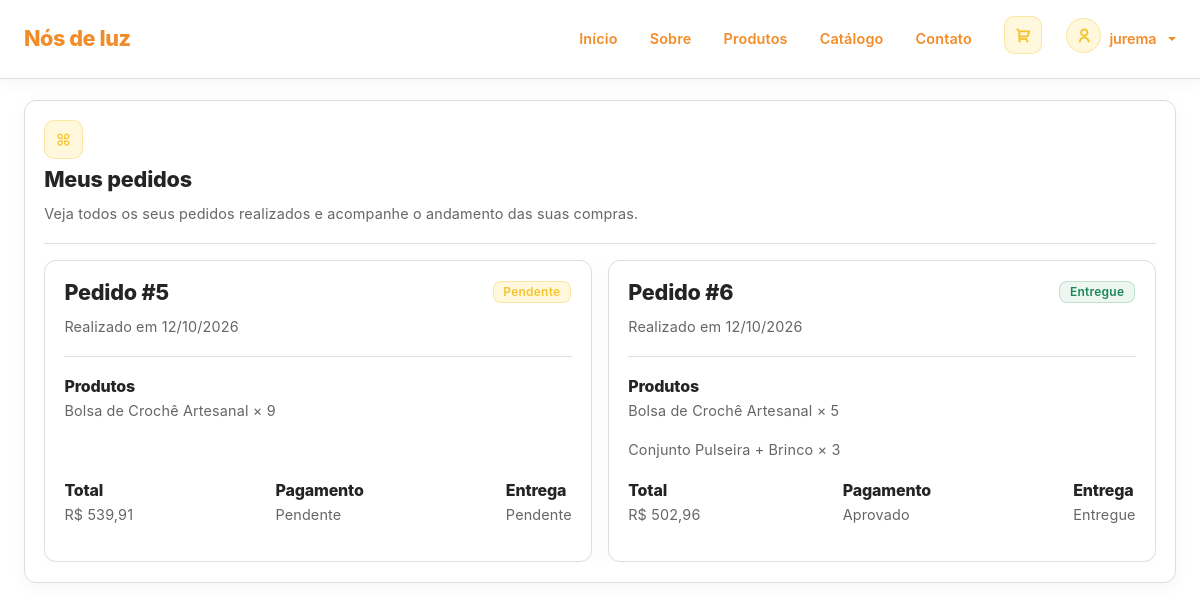
Screenshot of /account/orders.php (signed in) with the database file from the repository.
### tables this page shows
CREATE TABLE `orders` (
  `id` int(11) NOT NULL,
  `user_id` int(11) NOT NULL,
  `total` decimal(10,2) NOT NULL,
  `payment_status` enum('Pendente','Aprovado','Recusado') NOT NULL DEFAULT 'Pendente',
  `order_status` enum('Pendente','Preparando','Enviado','Entregue','Cancelado') NOT NULL DEFAULT 'Pendente',
  `date_register` datetime NOT NULL DEFAULT current_timestamp()
);

CREATE TABLE `orders_items` (
  `id` int(11) NOT NULL,
  `order_id` int(11) NOT NULL,
  `product_id` int(11) NOT NULL,
  `quantity` int(11) NOT NULL,
  `price` decimal(10,2) NOT NULL
);

CREATE TABLE `products` (
  `id` int(11) NOT NULL,
  `name` varchar(250) NOT NULL,
  `quantity` int(11) NOT NULL DEFAULT 0,
  `price` decimal(10,2) NOT NULL,
  `description` text NOT NULL,
  `image` varchar(256) NOT NULL,
  `category` varchar(50) NOT NULL
);

### account/orders.php (the view, shortened to what this page needs)
<?php
require_once BASE_PATH . '/app/middleware/auth.php';
require_once BASE_PATH . '/components/layout/head.php';
require_once BASE_PATH . '/components/layout/header.php';
$sql = "SELECT * FROM orders WHERE user_id = ?";
$stmt = mysqli_prepare($conn, $sql);
mysqli_stmt_bind_param($stmt, "i", $_SESSION['id']);
mysqli_stmt_execute($stmt);
$result = mysqli_stmt_get_result($stmt);
?>
<div class="custom-main-container section-spacer">
    <div class="row g-3">
        <div class="col-12">
            <div class="card no-hover">
                <div class="card-body">
                    <div class="icon-box">
                        <i class="ri-apps-line"></i>
                    </div>
                    <h3 class="card-title">Meus Pedidos</h3>
                    <p>Veja todos os seus pedidos realizados e acompanhe o andamento das suas compras.</p>
                    <hr>
                    <div class="projects-list overflow-x-hidden">
                        <div class="row g-3">
                            <?php if (mysqli_num_rows($result) > 0): ?>
                                <?php while ($order = mysqli_fetch_assoc($result)): ?>
                                    <?php
                                    $sql_items = "
                                        SELECT oi.product_id, oi.quantity, oi.price, p.name
                                        FROM orders_items oi
                                        INNER JOIN products p ON p.id = oi.product_id
                                        WHERE oi.order_id = ?
                                    ";
                                    $stmt_items = mysqli_prepare($conn, $sql_items);
                                    mysqli_stmt_bind_param($stmt_items, "i", $order['id']);
                                    mysqli_stmt_execute($stmt_items);
                                    $items = mysqli_stmt_get_result($stmt_items);
                                    ?>
                                    <div class="col-12 col-md-6">
                                        <div class="card no-hover h-100">
                                            <div class="card-body d-flex flex-column">
                                                <div>
                                                    <h3 class="card-title">
                                                        Pedido #<?= (int) $order['id'] ?>
                                                    </h3>
                                                    <p>
                                                        Realizado em
                                                        <?= date(
                                                            'd/m/Y',
                                                            strtotime($order['date_register'])
                                                        ) ?>
                                                    </p>
                                                    <hr>
                                                </div>
                                                <div>
                                                    <span class="span-highlight">Produtos</span>
                                                    <?php if (mysqli_num_rows($items) > 0): ?>
                                                        <?php while ($item = mysqli_fetch_assoc($items)): ?>
                                                            <p>
                                                                <?= htmlspecialchars($item['name']) ?>
                                                                × <?= (int) $item['quantity'] ?>
                                                            </p>
                                                        <?php endwhile; ?>
                                                    <?php else: ?>
                                                        <p>Nenhum produto encontrado.</p>
                                                    <?php endif; ?>
                                                </div>
                                                    <div class="d-flex flex-wrap gap-3 justify-content-between mt-auto">
                                                        <div>
                                                            <span class="span-highlight">Total</span>
                                                            <p>
                                                                R$ <?= number_format(
                                                                    (float) $order['total'],
                                                                    2,
                                                                    ',',
                                                                    '.'
                                                                ) ?>
                                                            </p>
                                                        </div>
                                                        <div>
                                                            <span class="span-highlight">Pagamento</span>
                                                            <p>
                                                                <?= htmlspecialchars($order['payment_status']) ?>
                                                            </p>
                                                        </div>
                                                        <div>
                                                            <span class="span-highlight">Entrega</span>
                                                            <p>
                                                                <?= htmlspecialchars($order['order_status']) ?>
                                                            </p>
                                                        </div>
                                                    </div>
                                                    <?php
                                                    $status = $order['order_status'];
                                                    $badgeClass = match ($status) {
                                                        'Entregue'   => 'green',
                                                        'Preparando' => 'yellow',
                                                        'Pendente'   => 'yellow',
                                                        'Cancelado'  => 'red',
                                                        default      => 'secondary'
                                                    };
                                                    ?>
                                                    <span class="badge secondary top <?= $badgeClass ?>">
                                                        <?= htmlspecialchars($status) ?>
                                                    </span>
                                                </div>
                                            </div>
                                        </div>
                                    <?php endwhile; ?>
                                <?php else: ?>
                                    <div class="col-12">
                                        <p>Você ainda não realizou nenhum pedido.</p>
                                    </div>
                                <?php endif; ?>
                        </div>
                    </div>
                </div>
            </div>
        </div>
    </div>
</div>

### assets/css/index.css (style rules this page uses)
* { padding: 0; margin: 0; box-sizing: border-box; list-style: none; }
:root { --color-primary: #f4c430; --color-primary-hover: #ddb01f; --color-primary-light: #fff8dc; --color-orange: #f28c28; --color-orange-hover: #df7815; --color-orange-light: #fff0df; --color-background: #ffffff; --color-background-soft: #fafafa; --color-section: #f6f6f6; --color-card: #ffffff; --color-border: #dddddd; --color-border-light: #eeeeee; --color-title: #242424; --color-text: #666666; --color-muted: #999999; --navbar-background: #f7f7f7; --navbar-border: #dddddd; --footer-background: #000000; --footer-text: #dddddd; --color-input: #ffffff; --color-primary-border: #f4c43055; --color-primary-background: #fff8dc; --color-success: #198754; --color-success-border: #19875433; --color-success-background: #19875414; --color-danger: #ff5441; --color-danger-border: #ff544133; --color-danger-background: #ff544114; --font-family: "Inter", Arial, Helvetica, sans-serif; --font-size-xxl: clamp(2rem, 4vw + 1rem, 3.2rem); --font-size-xl: clamp(2rem, 4vw, 3rem); --font-size-lg: 1.35rem; --font-size-md: 1rem; --font-size-sm: 0.9rem; --font-weight-bold: 800; --font-weight-semibold: 600; --font-weight-regular: 400; --container-width: 1060px; --radius-sm: 8px; --radius-md: 10px; --radius-lg: 12px; --transition: 0.2s ease; --shadow-sm: 0 5px 18px rgba(0, 0, 0, 0.04); --shadow-md: 0 10px 25px rgba(0, 0, 0, 0.08); }
html { scroll-behavior: smooth; }
body { overflow-x: hidden; background-color: var(--color-background); color: var(--color-text); font-family: "Inter", sans-serif !important; font-size: var(--font-size-md); font-weight: var(--font-weight-regular); line-height: 1.65; letter-spacing: 0.01em; -webkit-font-smoothing: antialiased; }
hr { color: var(--color-border); opacity: 1; }
h1, h2, h3, h4, h5, h6, span { color: var(--color-title); letter-spacing: -0.01em; }
p { color: var(--color-text); line-height: 1.7; margin-bottom: 0.9rem; }
.custom-main-container, .custom-main-container-fluid { width: 100%; margin-inline: auto; padding-inline: 1.5rem; }
.custom-main-container { max-width: 1200px; }
.section-spacer { padding-top: 100px; padding-bottom: 100px; }
.icon-box { flex-shrink: 0; width: 2.4rem !important; height: 2.4rem !important; display: flex; justify-content: center; align-items: center; background: var(--color-primary-light); color: var(--color-primary); font-size: 0.95rem; border: 1px solid var(--color-primary-border); border-radius: var(--radius-md); margin-bottom: 0.5rem; }
.card { background: var(--color-card) !important; border: 1px solid var(--color-border) !important; border-radius: var(--radius-lg) !important; color: var(--color-text); transition: var(--transition); box-shadow: var(--shadow-sm); }
.card .card-body { position: relative; padding: 1.2rem; }
.card .card-body .card-title { color: var(--color-title); font-size: var(--font-size-lg); font-weight: var(--font-weight-bold); margin-bottom: 0.6rem; }
.card .card-body p { font-size: var(--font-size-sm); }
.card .card-body .badge.primary, .badge.secondary.top { position: absolute; top: 1.25rem; right: 1.25rem; }
.card, .table-container, .projects-list { scrollbar-width: none; -ms-overflow-style: none; }
.card .span-highlight { font-weight: var(--font-weight-bold); }
.badge.primary, .badge.secondary { padding: 0.25rem 0.6rem; font-size: 0.75rem !important; font-weight: var(--font-weight-semibold); border-radius: var(--radius-sm) !important; display: inline-block; letter-spacing: 0.02em; }
.badge.secondary { background: var(--color-input); border: 1px solid var(--color-border); color: var(--color-text) !important; }
.badge.secondary.green { background: var(--color-success-background); border: 1px solid var(--color-success-border); color: var(--color-success) !important; }
.badge.secondary.yellow { background: var(--color-primary-background); border: 1px solid var(--color-primary-border) !important; color: var(--color-primary) !important; }
.projects-list { max-height: 50vh; overflow-y: auto; }
.btn, .nav-item a, .card-title { text-transform: lowercase !important; }
.btn::first-letter, .nav-item a::first-letter, .card-title::first-letter { text-transform: uppercase !important; }

### rows the page displays
orders: id "5", date_register "12/10/2026", total "539,91", payment_status "Pendente", order_status "Pendente"
orders_items: product.name "Bolsa de Crochê Artesanal", quantity "9"
orders: id "6", date_register "12/10/2026", total "502,96", payment_status "Aprovado", order_status "Entregue"
orders_items: product.name "Bolsa de Crochê Artesanal", quantity "5"
orders_items: product.name "Conjunto Pulseira + Brinco", quantity "3"

### other values shown
$_SESSION['name'] "jurema"
